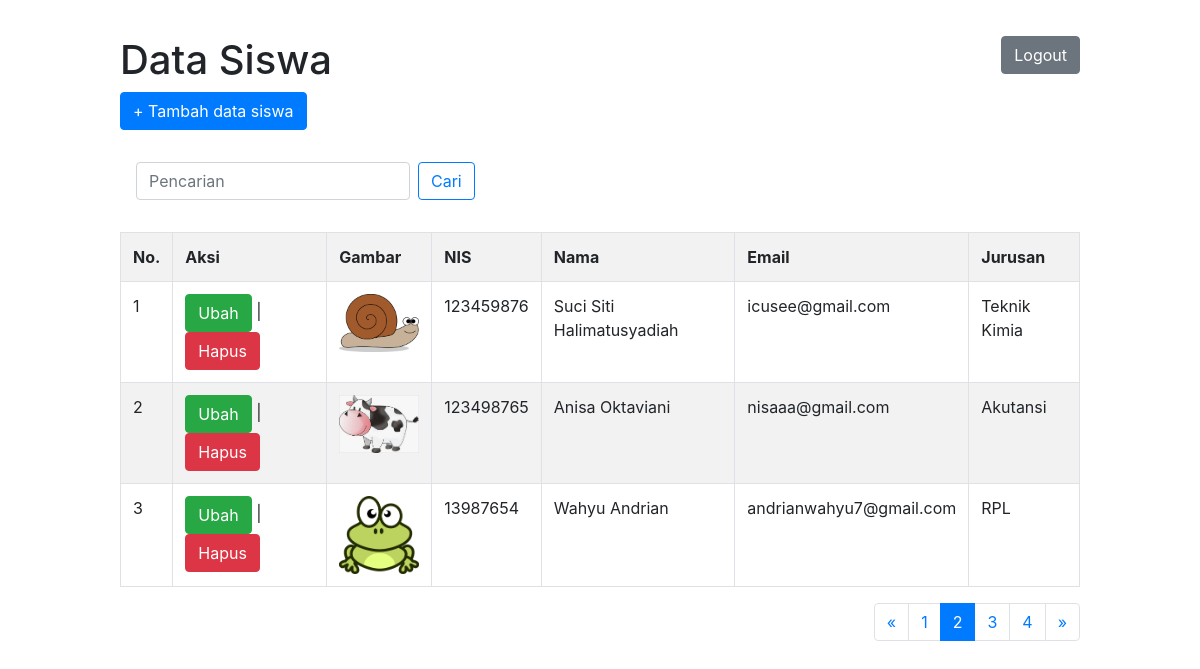
The app's page /coding/index.php?halaman=2 (signed in) with its own data.
### tables this page shows
CREATE TABLE `siswa` (
  `id` int(11) NOT NULL,
  `nis` char(9) NOT NULL,
  `nama` varchar(100) NOT NULL,
  `email` varchar(100) NOT NULL,
  `jurusan` varchar(50) NOT NULL,
  `gambar` varchar(50) NOT NULL
);

### coding/functions.php (called while the page is built, shortened)
<?php
	$con = mysqli_connect("localhost", "root", "", "db_phpdasar");
	function query($query){
		global $con;
		$result = mysqli_query($con, $query);
		$rows = [];
		while ($row = mysqli_fetch_assoc($result)) {
			$rows[] = $row;
		}
		return $rows;
	}
 ?>

### coding/index.php (the view, shortened to what this page needs)
<?php
	require'functions.php';
	$jumlahdataperhal = 3;
	$jumlahdata = count(query("SELECT * FROM siswa"));
	$jumlahal = ceil($jumlahdata / $jumlahdataperhal);
	$halamanaktif = (isset($_GET["halaman"]) ) ? $_GET["halaman"] : 1;
	$awaldata = ($jumlahdataperhal * $halamanaktif) - $jumlahdataperhal;
	$siswa = query("SELECT * FROM siswa LIMIT $awaldata, $jumlahdataperhal");
 ?>
<!DOCTYPE html>
<html>
<head>
	<link rel="stylesheet" type="text/css" href="../css/bootstrap.css">
</head>
<body>
	<button type="button" class="btn btn-secondary float-right" data-toggle="modal" data-target="#exampleModal"><a style="float: right; color: white;" href="logout.php">Logout</a></button>
	<h1>Data Siswa</h1>
		<button type="button" class="btn btn-primary"><a href="tambah.php" style="color: white;">+ Tambah data siswa</a></button>
		<br><br>
		<nav class="navbar navbar-light">
  			<form class="form-inline" action="" method="post">
   				<input class="form-control mr-sm-2" type="text" name="keyword" autofocus placeholder="Pencarian" aria-label="Search">
    			<button class="btn btn-outline-primary my-2 my-sm-0" type="submit" name="cari">Cari</button>
  			</form>
		</nav>
		<br>
	<table class="table table-bordered table-striped table-hover">
		<tr>
			<th>No.</th>
			<th>Aksi</th>
			<th>Gambar</th>
			<th>NIS</th>
			<th>Nama</th>
			<th>Email</th>
			<th>Jurusan</th>
		</tr>
		<?php $i=1; ?>
		<?php foreach( $siswa as $row ) : ?>
			<tr>
				<td><?= $i; ?></td>
				<td>
					<button type="button" class="btn btn-success"><a style="color: white;" href="ubah.php?id=<?= $row["id"]; ?>">Ubah</a></button> |
					<button type="button" class="btn btn-danger"><a style="color: white;" href="hapus.php?id=<?= $row["id"]; ?>" onclick="return confirm('yakin?');">Hapus</a></button>
				</td>
				<td>
					<img src="img/<?= $row["gambar"]; ?>" width="80px"></td>
				<td><?= $row["nis"]; ?></td>
				<td><?= $row["nama"]; ?></td>
				<td><?= $row["email"]; ?></td>
				<td><?= $row["jurusan"]; ?></td>
			</tr>
			<?php $i++; ?>
	 	<?php endforeach; ?>
	</table>
<nav aria-label="Page navigation example" class="pag">
  <ul class="pagination">
    <li class="page-item">
    	<?php if($halamanaktif > 1) : ?>
      <a class="page-link" href="?halaman=<?= $halamanaktif - 1; ?>" aria-label="Previous">
        <span aria-hidden="true">&laquo;</span>
      </a>
      	<?php endif; ?>
    </li>
    <?php for ($i=1; $i <= $jumlahal ; $i++) : ?>
      <?php if($i == $halamanaktif) : ?>
    <li class="page-item active"><a class="page-link" href="?halaman=<?= $i; ?>"><span class="sr-only"></span><?= $i; ?></a></li>
      <?php else : ?>
    <li class="page-item"><a class="page-link" href="?halaman=<?= $i; ?>"><?= $i; ?></a></li>
     <?php endif; ?>
    <?php endfor; ?>
    <li class="page-item">
    	<?php if($halamanaktif < $jumlahal) : ?>
      <a class="page-link" href="?halaman=<?= $halamanaktif + 1; ?>" aria-label="Next">
        <span aria-hidden="true">&raquo;</span>
      </a>
      	<?php endif; ?>
    </li>
  </ul>
</nav>
</body>
</html>

### coding/index.php (style rules this page uses)
body { margin: 10%; margin-top: 3%; }
.pag { float: right; }

### records on screen
siswa: gambar (picture), nis "123459876", nama "Suci Siti Halimatusyadiah", email "icusee@gmail.com", jurusan "Teknik Kimia"
siswa: gambar (picture), nis "123498765", nama "Anisa Oktaviani", email "nisaaa@gmail.com", jurusan "Akutansi"
siswa: gambar (picture), nis "13987654", nama "Wahyu Andrian", email "andrianwahyu7@gmail.com", jurusan "RPL"
